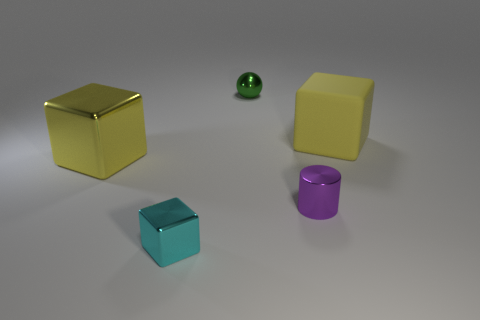
#> input picture vqa-framework/src/vqa_framework/data_modules/clevr_scripts/CLEVR_test_014998.png, 480 x 320 px
$ python deprecated_scipy.py   (older library calls are emulated)
#> lines starting #> are read from the running program, lines starting #| are printed output that depends on the picture
"""
Copied deprecated scipy code for imread and imrescale
https://github.com/scipy/scipy/blob/14142ff70d84a6ce74044a27919c850e893648f7/scipy/misc/pilutil.py
"""

from PIL import Image
from numpy import (
    array,
    issubdtype,
    asarray,
    iscomplexobj,
    amin,
    amax,
    ravel,
    ones,
    arange,
    uint8,
    transpose,
    newaxis,
)
import numpy


def fromimage(im, flatten=False, mode=None):
    """
    Return a copy of a PIL image as a numpy array.
    This function is only available if Python Imaging Library (PIL) is installed.
    Parameters
    ----------
    im : PIL image
        Input image.
    flatten : bool
        If true, convert the output to grey-scale.
    mode : str, optional
        Mode to convert image to, e.g. ``'RGB'``.  See the Notes of the
        `imread` docstring for more details.
    Returns
    -------
    fromimage : ndarray
        The different colour bands/channels are stored in the
        third dimension, such that a grey-image is MxN, an
        RGB-image MxNx3 and an RGBA-image MxNx4.
    """
    if mode is not None:
        if mode != im.mode:
            im = im.convert(mode)
    elif im.mode == "P":
        # Mode 'P' means there is an indexed "palette".  If we leave the mode
        # as 'P', then when we do `a = array(im)` below, `a` will be a 2-D
        # containing the indices into the palette, and not a 3-D array
        # containing the RGB or RGBA values.
        if "transparency" in im.info:
            im = im.convert("RGBA")
        else:
            im = im.convert("RGB")

    if flatten:
        im = im.convert("F")
    elif im.mode == "1":
        # Workaround for crash in PIL. When im is 1-bit, the call array(im)
        # can cause a seg. fault, or generate garbage. See
        # https://github.com/scipy/scipy/issues/2138 and
        # https://github.com/python-pillow/Pillow/issues/350.
        #
        # This converts im from a 1-bit image to an 8-bit image.
        im = im.convert("L")

    a = array(im)
    return a


def imread(name, flatten=False, mode=None):
    """
    Read an image from a file as an array.
    This function is only available if Python Imaging Library (PIL) is installed.
    Parameters
    ----------
    name : str or file object
        The file name or file object to be read.
    flatten : bool, optional
        If True, flattens the color layers into a single gray-scale layer.
    mode : str, optional
        Mode to convert image to, e.g. ``'RGB'``.  See the Notes for more
        details.
    Returns
    -------
    imread : ndarray
        The array obtained by reading the image.
    Notes
    -----
    `imread` uses the Python Imaging Library (PIL) to read an image.
    The following notes are from the PIL documentation.
    `mode` can be one of the following strings:
    * 'L' (8-bit pixels, black and white)
    * 'P' (8-bit pixels, mapped to any other mode using a color palette)
    * 'RGB' (3x8-bit pixels, true color)
    * 'RGBA' (4x8-bit pixels, true color with transparency mask)
    * 'CMYK' (4x8-bit pixels, color separation)
    * 'YCbCr' (3x8-bit pixels, color video format)
    * 'I' (32-bit signed integer pixels)
    * 'F' (32-bit floating point pixels)
    PIL also provides limited support for a few special modes, including
    'LA' ('L' with alpha), 'RGBX' (true color with padding) and 'RGBa'
    (true color with premultiplied alpha).
    When translating a color image to black and white (mode 'L', 'I' or
    'F'), the library uses the ITU-R 601-2 luma transform::
        L = R * 299/1000 + G * 587/1000 + B * 114/1000
    When `flatten` is True, the image is converted using mode 'F'.
    When `mode` is not None and `flatten` is True, the image is first
    converted according to `mode`, and the result is then flattened using
    mode 'F'.
    """
#> called with name = 'CLEVR_test_014998.png', flatten = False, mode = 'RGB'

    im = Image.open(name)
#> im is the input picture: PIL image 480x320 RGBA; mean R, G, B, A 122.7, 122.5, 115.7, 255
    return fromimage(im, flatten=flatten, mode=mode)


def bytescale(data, cmin=None, cmax=None, high=255, low=0):
    """
    Byte scales an array (image).
    Byte scaling means converting the input image to uint8 dtype and scaling
    the range to ``(low, high)`` (default 0-255).
    If the input image already has dtype uint8, no scaling is done.
    This function is only available if Python Imaging Library (PIL) is installed.
    Parameters
    ----------
    data : ndarray
        PIL image data array.
    cmin : scalar, optional
        Bias scaling of small values. Default is ``data.min()``.
    cmax : scalar, optional
        Bias scaling of large values. Default is ``data.max()``.
    high : scalar, optional
        Scale max value to `high`.  Default is 255.
    low : scalar, optional
        Scale min value to `low`.  Default is 0.
    Returns
    -------
    img_array : uint8 ndarray
        The byte-scaled array.
    Examples
    --------
    >>> #from scipy.misc import bytescale
    >>> import numpy as np
    >>> img = np.array([[ 91.06794177,   3.39058326,  84.4221549 ],
    ...                 [ 73.88003259,  80.91433048,   4.88878881],
    ...                 [ 51.53875334,  34.45808177,  27.5873488 ]])
    >>> bytescale(img)
    array([[255,   0, 236],
           [205, 225,   4],
           [140,  90,  70]], dtype=uint8)
    >>> bytescale(img, high=200, low=100)
    array([[200, 100, 192],
           [180, 188, 102],
           [155, 135, 128]], dtype=uint8)
    >>> bytescale(img, cmin=0, cmax=255)
    array([[91,  3, 84],
           [74, 81,  5],
           [52, 34, 28]], dtype=uint8)
    """
    if data.dtype == uint8:
        return data

    if high > 255:
        raise ValueError("`high` should be less than or equal to 255.")
    if low < 0:
        raise ValueError("`low` should be greater than or equal to 0.")
    if high < low:
        raise ValueError("`high` should be greater than or equal to `low`.")

    if cmin is None:
        cmin = data.min()
    if cmax is None:
        cmax = data.max()

    cscale = cmax - cmin
    if cscale < 0:
        raise ValueError("`cmax` should be larger than `cmin`.")
    elif cscale == 0:
        cscale = 1

    scale = float(high - low) / cscale
    bytedata = (data - cmin) * scale + low
    return (bytedata.clip(low, high) + 0.5).astype(uint8)


_errstr = "Mode is unknown or incompatible with input array shape."


def toimage(
    arr, high=255, low=0, cmin=None, cmax=None, pal=None, mode=None, channel_axis=None
):
    """Takes a numpy array and returns a PIL image.
    This function is only available if Python Imaging Library (PIL) is installed.
    The mode of the PIL image depends on the array shape and the `pal` and
    `mode` keywords.
    For 2-D arrays, if `pal` is a valid (N,3) byte-array giving the RGB values
    (from 0 to 255) then ``mode='P'``, otherwise ``mode='L'``, unless mode
    is given as 'F' or 'I' in which case a float and/or integer array is made.
    .. warning::
        This function uses `bytescale` under the hood to rescale images to use
        the full (0, 255) range if ``mode`` is one of ``None, 'L', 'P', 'l'``.
        It will also cast data for 2-D images to ``uint32`` for ``mode=None``
        (which is the default).
    Notes
    -----
    For 3-D arrays, the `channel_axis` argument tells which dimension of the
    array holds the channel data.
    For 3-D arrays if one of the dimensions is 3, the mode is 'RGB'
    by default or 'YCbCr' if selected.
    The numpy array must be either 2 dimensional or 3 dimensional.
    """
#> called with high = 255, low = 0
    data = asarray(arr)
    if iscomplexobj(data):
        raise ValueError("Cannot convert a complex-valued array.")
    shape = list(data.shape)
#> shape = [320, 480, 3]
    valid = len(shape) == 2 or ((len(shape) == 3) and ((3 in shape) or (4 in shape)))
#> valid = True
    if not valid:
        raise ValueError("'arr' does not have a suitable array shape for " "any mode.")
    if len(shape) == 2:
        shape = (shape[1], shape[0])  # columns show up first
        if mode == "F":
            data32 = data.astype(numpy.float32)
            image = Image.frombytes(mode, shape, data32.tostring())
            return image
        if mode in [None, "L", "P"]:
            bytedata = bytescale(data, high=high, low=low, cmin=cmin, cmax=cmax)
            image = Image.frombytes("L", shape, bytedata.tostring())
            if pal is not None:
                image.putpalette(asarray(pal, dtype=uint8).tostring())
                # Becomes a mode='P' automagically.
            elif mode == "P":  # default gray-scale
                pal = (
                    arange(0, 256, 1, dtype=uint8)[:, newaxis]
                    * ones((3,), dtype=uint8)[newaxis, :]
                )
                image.putpalette(asarray(pal, dtype=uint8).tostring())
            return image
        if mode == "1":  # high input gives threshold for 1
            bytedata = data > high
            image = Image.frombytes("1", shape, bytedata.tostring())
            return image
        if cmin is None:
            cmin = amin(ravel(data))
        if cmax is None:
            cmax = amax(ravel(data))
        data = (data * 1.0 - cmin) * (high - low) / (cmax - cmin) + low
        if mode == "I":
            data32 = data.astype(numpy.uint32)
            image = Image.frombytes(mode, shape, data32.tostring())
        else:
            raise ValueError(_errstr)
        return image

    # if here then 3-d array with a 3 or a 4 in the shape length.
    # Check for 3 in datacube shape --- 'RGB' or 'YCbCr'
    if channel_axis is None:
        if 3 in shape:
            ca = numpy.flatnonzero(asarray(shape) == 3)[0]
#> ca = 2
        else:
            ca = numpy.flatnonzero(asarray(shape) == 4)
            if len(ca):
                ca = ca[0]
            else:
                raise ValueError("Could not find channel dimension.")
    else:
        ca = channel_axis

    numch = shape[ca]
#> numch = 3
    if numch not in [3, 4]:
        raise ValueError("Channel axis dimension is not valid.")

    bytedata = bytescale(data, high=high, low=low, cmin=cmin, cmax=cmax)
    if ca == 2:
        strdata = bytedata.tostring()
        shape = (shape[1], shape[0])
#> shape = (480, 320)
    elif ca == 1:
        strdata = transpose(bytedata, (0, 2, 1)).tostring()
        shape = (shape[2], shape[0])
    elif ca == 0:
        strdata = transpose(bytedata, (1, 2, 0)).tostring()
        shape = (shape[2], shape[1])
    if mode is None:
        if numch == 3:
            mode = "RGB"
        else:
            mode = "RGBA"

    if mode not in ["RGB", "RGBA", "YCbCr", "CMYK"]:
        raise ValueError(_errstr)

    if mode in ["RGB", "YCbCr"]:
        if numch != 3:
            raise ValueError("Invalid array shape for mode.")
    if mode in ["RGBA", "CMYK"]:
        if numch != 4:
            raise ValueError("Invalid array shape for mode.")

    # Here we know data and mode is correct
    image = Image.frombytes(mode, shape, strdata)
    return image


def imresize(arr, size, interp="bilinear", mode=None):
    """
    Resize an image.
    This function is only available if Python Imaging Library (PIL) is installed.
    .. warning::
        This function uses `bytescale` under the hood to rescale images to use
        the full (0, 255) range if ``mode`` is one of ``None, 'L', 'P', 'l'``.
        It will also cast data for 2-D images to ``uint32`` for ``mode=None``
        (which is the default).
    Parameters
    ----------
    arr : ndarray
        The array of image to be resized.
    size : int, float or tuple
        * int   - Percentage of current size.
        * float - Fraction of current size.
        * tuple - Size of the output image (height, width).
    interp : str, optional
        Interpolation to use for re-sizing ('nearest', 'lanczos', 'bilinear',
        'bicubic' or 'cubic').
    mode : str, optional
        The PIL image mode ('P', 'L', etc.) to convert `arr` before resizing.
        If ``mode=None`` (the default), 2-D images will be treated like
        ``mode='L'``, i.e. casting to long integer.  For 3-D and 4-D arrays,
        `mode` will be set to ``'RGB'`` and ``'RGBA'`` respectively.
    Returns
    -------
    imresize : ndarray
        The resized array of image.
    See Also
    --------
    toimage : Implicitly used to convert `arr` according to `mode`.
    scipy.ndimage.zoom : More generic implementation that does not use PIL.
    """
    im = toimage(arr, mode=mode)
    ts = type(size)
    if issubdtype(ts, numpy.signedinteger):
        percent = size / 100.0
        size = tuple((array(im.size) * percent).astype(int))
    elif issubdtype(type(size), numpy.floating):
        size = tuple((array(im.size) * size).astype(int))
    else:
        size = (size[1], size[0])
    func = {"nearest": 0, "lanczos": 1, "bilinear": 2, "bicubic": 3, "cubic": 3}
    imnew = im.resize(size, resample=func[interp])
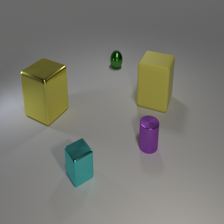
#> imnew: PIL image 224x224 RGB; mean R, G, B 122.7, 122.5, 115.7
    return fromimage(imnew)


if __name__ == "__main__":
    # Very quick and dirty check to kinda quickly make sure this thing workish
    import matplotlib.pyplot as plt

    img = imread("CLEVR_test_014998.png", mode="RGB")
    plt.imshow(img)
    plt.show()
    plt.close()

    img2 = imresize(img, (224, 224), interp="bicubic")
    plt.imshow(img2)
    plt.show()
    plt.close()
